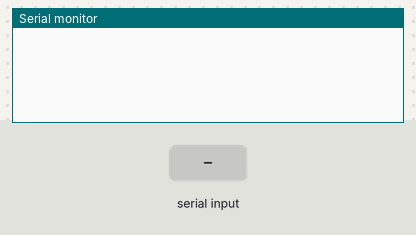
This sketch was run on a simulated Arduino Uno, built with avr-gcc and run on an emulated ATmega328P. On the bench: the last lines printed to the serial monitor. The test bench sets the inputs (shaded band).

Above: at 1.2 s.
1.3 s: "90,45\n" received over Serial
At 2.0 s:
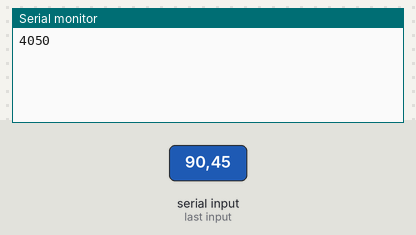
4.3 s: "30,150\n" received over Serial
At 5.5 s:
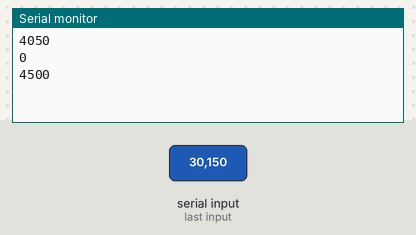
Timing chart, 0 to 7.3 s (numbered marks = the images above; inputs shaded):
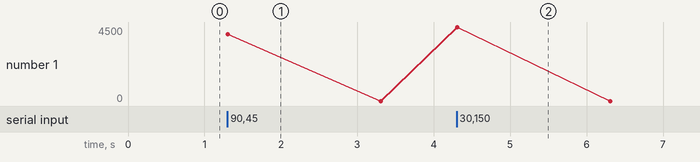

Measured:
- after the input at 1.3 s, the serial monitor: prints a new line at once (image 1)
- after the input at 4.3 s, the serial monitor: prints a new line at once (image 2)

The sketch:

practice2_about_Numbers.ino
```cpp
void setup() {
  Serial.begin(9600);
}

void loop() {
  if(Serial.available()){
    long c = Serial.parseInt();
    long d = Serial.parseInt();
    Serial.println(c*d);
  }
}
```
